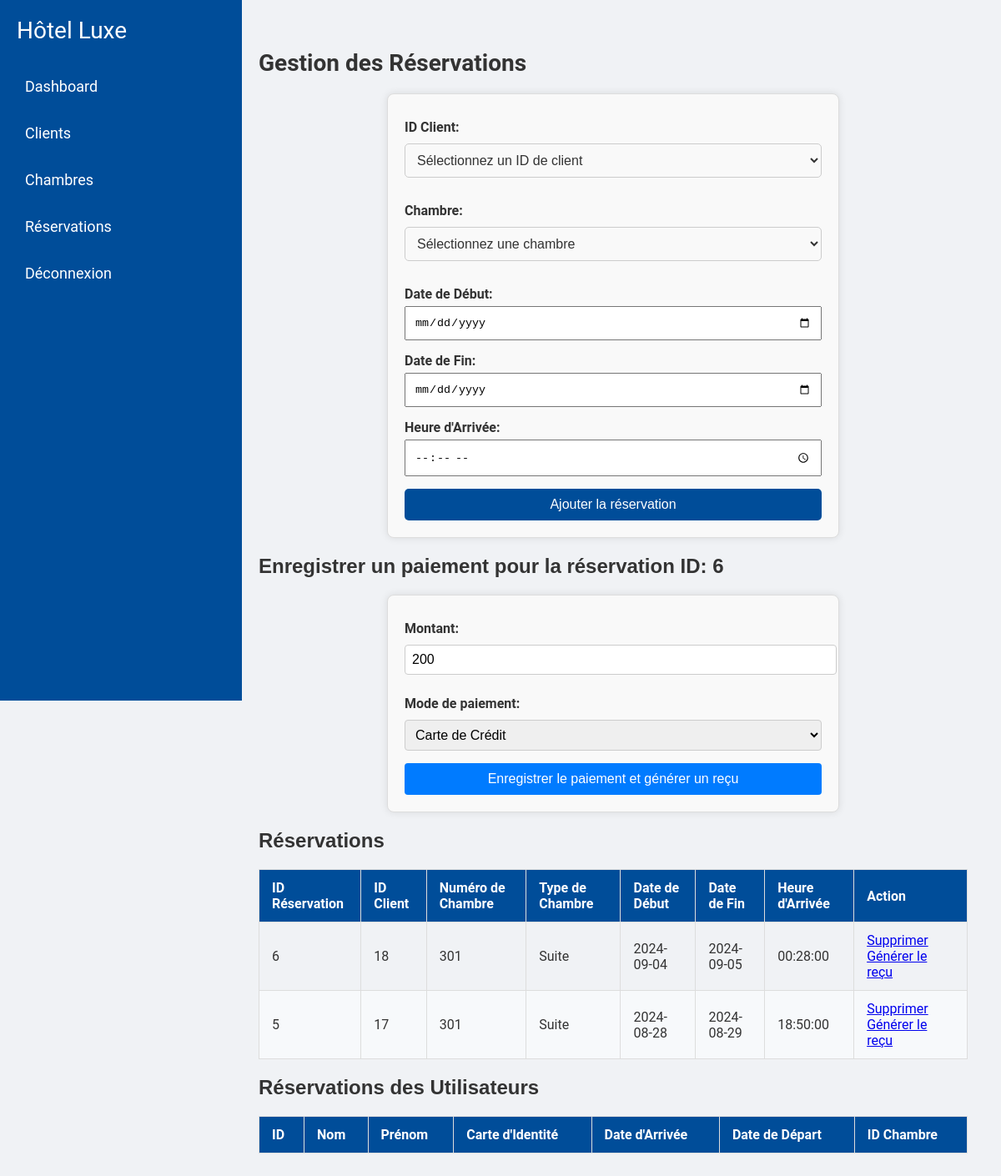
Page /admin_reservations.php?generate_receipt=6&client_id=18 (signed in) on the committed database.
### tables this page shows
CREATE TABLE IF NOT EXISTS `reservations` (
  `id` int NOT NULL AUTO_INCREMENT,
  `id_utilisateur` int NOT NULL,
  `id_chambre` int NOT NULL,
  `date_debut` date NOT NULL,
  `date_fin` date NOT NULL,
  `statut` enum('confirmée','annulée') DEFAULT 'confirmée',
  `client_id` int NOT NULL,
  `heure_arrivee` time DEFAULT NULL,
  `created_at` timestamp NULL DEFAULT CURRENT_TIMESTAMP,
  `updated_at` timestamp NULL DEFAULT CURRENT_TIMESTAMP ON UPDATE CURRENT_TIMESTAMP,
  PRIMARY KEY (`id`),
  KEY `client_id` (`client_id`),
  KEY `id_chambre` (`id_chambre`),
  KEY `date_debut` (`date_debut`),
  KEY `date_fin` (`date_fin`)
);

CREATE TABLE IF NOT EXISTS `chambres` (
  `id` int NOT NULL AUTO_INCREMENT,
  `numero_chambre` varchar(50) NOT NULL,
  `type_chambre` varchar(50) NOT NULL,
  `prix` decimal(10,2) NOT NULL,
  `statut` enum('Libre','Occupé','En maintenance') DEFAULT 'Libre',
  `date_heure_occupation` datetime DEFAULT NULL,
  `image_url` varchar(255) DEFAULT NULL,
  `description` text,
  PRIMARY KEY (`id`)
);

CREATE TABLE IF NOT EXISTS `clients` (
  `id` int NOT NULL AUTO_INCREMENT,
  `nom` varchar(100) NOT NULL,
  `prenom` varchar(100) NOT NULL,
  `num_carte` varchar(20) DEFAULT NULL,
  `telephone` varchar(20) NOT NULL,
  `adresse` text NOT NULL,
  `date_creation` timestamp NULL DEFAULT CURRENT_TIMESTAMP,
  PRIMARY KEY (`id`)
);

### admin_reservations.php (the view, shortened to what this page needs)
<?php
include_once("db.php");
$query = "
    SELECT reservations.id AS reservation_id, reservations.heure_arrivee, clients.id AS client_id, chambres.numero_chambre, chambres.type_chambre, reservations.date_debut, reservations.date_fin
    FROM reservations
    INNER JOIN clients ON reservations.client_id = clients.id
    INNER JOIN chambres ON reservations.id_chambre = chambres.id
";
$req = $con->query($query);
?>
<!DOCTYPE html>
<html lang="fr">
<head>
    <link rel="stylesheet" href="https://cdnjs.cloudflare.com/ajax/libs/font-awesome/6.0.0-beta3/css/all.min.css">
</head>
<body>
    <div class="navbar">
        <a href="admin_dashboard.php" class="logo">Hôtel Luxe</a>
        <nav>
            <ul>
                <li><a href="admin_dashboard.php">Dashboard</a></li>
                <li><a href="admin_clients.php">Clients</a></li>
                <li><a href="admin_chambres.php">Chambres</a></li>
                <li><a href="admin_reservations.php">Réservations</a></li>
                <li><a href="logout.php">Déconnexion</a></li>
            </ul>
        </nav>
    </div>
    <div class="main-content">
        <h1>Gestion des Réservations</h1>
        <form method="POST" action="">
            <div class="form-group">
                <label for="client_id">ID Client:</label>
                <select id="client_id" name="client_id" required>
                    <option value="">Sélectionnez un ID de client</option>
                </select>
            </div>
            <div class="form-group">
                <label for="chambre_id">Chambre:</label>
                <select id="chambre_id" name="chambre_id" required>
                    <option value="">Sélectionnez une chambre</option>
                </select>
            </div>
            <div class="form-group">
                <label for="date_debut">Date de Début:</label>
                <input type="date" id="date_debut" name="date_debut" required>
            </div>
            <div class="form-group">
                <label for="date_fin">Date de Fin:</label>
                <input type="date" id="date_fin" name="date_fin" required>
            </div>
            <div class="form-group">
                <label for="heure_arrivee">Heure d'Arrivée:</label>
                <input type="time" id="heure_arrivee" name="heure_arrivee" required>
            </div>
            <button type="submit" name="submit" class="btn-primary">Ajouter la réservation</button>
        </form>
        <?php
        if (isset($_GET['generate_receipt'])) {
            $reservation_id = $_GET['generate_receipt'];
            $query = "SELECT reservations.date_debut, reservations.date_fin, chambres.prix
                      FROM reservations
                      INNER JOIN chambres ON reservations.id_chambre = chambres.id
                      WHERE reservations.id = ?";
            $stmt = $con->prepare($query);
            $stmt->bind_param("i", $reservation_id);
            $stmt->execute();
            $result = $stmt->get_result();
            $reservation = $result->fetch_assoc();
            if ($reservation) {
                $date_debut = new DateTime($reservation['date_debut']);
                $date_fin = new DateTime($reservation['date_fin']);
                $interval = $date_debut->diff($date_fin);
                $nombre_jours = $interval->days;
                $prix_chambre = $reservation['prix'];
                $montant = $nombre_jours * $prix_chambre;
            }
        ?>
        <h2>Enregistrer un paiement pour la réservation ID: <?php echo $reservation_id; ?></h2>
        <form action="enregistrer_paiement.php" method="POST">
            <label for="montant">Montant:</label>
            <input type="number" id="montant" name="montant" step="0.01" value="<?php echo $montant; ?>" required>
            <label for="mode_paiement">Mode de paiement:</label>
            <select id="mode_paiement" name="mode_paiement" required>
                <option value="carte_credit">Carte de Crédit</option>
            </select>
            <button type="submit">Enregistrer le paiement et générer un reçu</button>
        </form>
        <?php } ?>
        <h2>Réservations</h2>
        <table>
            <thead>
                <tr>
                    <th>ID Réservation</th>
                    <th>ID Client</th>
                    <th>Numéro de Chambre</th>
                    <th>Type de Chambre</th>
                    <th>Date de Début</th>
                    <th>Date de Fin</th>
                    <th>Heure d'Arrivée</th>
                    <th>Action</th>
                </tr>
            </thead>
            <tbody>
                <?php while ($row = $req->fetch_assoc()) : ?>
                <tr>
                    <td><?php echo $row['reservation_id']; ?></td>
                    <td><?php echo $row['client_id']; ?></td>
                    <td><?php echo $row['numero_chambre']; ?></td>
                    <td><?php echo $row['type_chambre']; ?></td>
                    <td><?php echo $row['date_debut']; ?></td>
                    <td><?php echo $row['date_fin']; ?></td>
                    <td><?php echo $row['heure_arrivee']; ?></td>
                    <td>
                        <a href="?delete=<?php echo $row['reservation_id']; ?>" class="btn-delete">Supprimer</a>
                        <a href="?generate_receipt=<?php echo $row['reservation_id']; ?>&client_id=<?php echo $row['client_id']; ?>" class="btn-receipt">Générer le reçu</a>
                    </td>
                </tr>
                <?php endwhile; ?>
            </tbody>
        </table>
        <h2>Réservations des Utilisateurs</h2>
        <table>
            <thead>
                <tr>
                    <th>ID</th>
                    <th>Nom</th>
                    <th>Prénom</th>
                    <th>Carte d'Identité</th>
                    <th>Date d'Arrivée</th>
                    <th>Date de Départ</th>
                    <th>ID Chambre</th>
                </tr>
            </thead>
        </table>
    </div>
</body>
</html>

### admin_reservations.php (style rules this page uses)
body { font-family: 'Roboto', sans-serif; margin: 0; padding: 0; background-color: #f0f2f5; color: #333; }
.navbar { width: 250px; background-color: #004d99; color: #fff; height: 100vh; display: flex; flex-direction: column; padding: 20px; position: fixed; top: 0; left: 0; }
.navbar .logo { font-size: 28px; color: #fff; text-decoration: none; margin-bottom: 30px; }
.navbar nav ul { list-style: none; margin: 0; padding: 0; width: 100%; }
.navbar nav ul li { margin-bottom: 15px; }
.navbar nav ul li a { color: #fff; text-decoration: none; font-size: 18px; padding: 10px; display: block; transition: background-color 0.3s; border-radius: 5px; }
.main-content { margin-left: 270px; padding: 40px; width: calc(100% - 270px); box-sizing: border-box; }
h1 { font-size: 28px; margin-bottom: 20px; }
table { width: 100%; border-collapse: collapse; margin-bottom: 20px; }
table th, table td { padding: 12px 15px; border: 1px solid #ddd; text-align: left; }
table th { background-color: #004d99; color: #fff; }
table tr:nth-child(even) { background-color: #f7f9fb; }
.btn-primary { display: inline-block; padding: 10px 20px; background-color: #004d99; color: #fff; text-decoration: none; border-radius: 5px; transition: background-color 0.3s; }
.form-group { margin-bottom: 15px; }
.form-group label { display: block; margin-bottom: 5px; font-weight: bold; }
.form-group input { width: 100%; padding: 10px; box-sizing: border-box; }
.form-group select { width: 100%; padding: 10px; font-size: 16px; color: #333; background-color: #f9f9f9; border: 1px solid #ccc; border-radius: 5px; box-sizing: border-box; transition: border-color 0.3s ease, box-shadow 0.3s ease; }
.form-group option { padding: 10px; font-size: 16px; color: #333; }
form { width: 100%; max-width: 500px; margin: 0 auto; padding: 20px; border: 1px solid #ddd; border-radius: 8px; box-shadow: 0 0 10px rgba(0, 0, 0, 0.1); background-color: #f9f9f9; }
h2 { font-family: Arial, sans-serif; color: #333; margin-bottom: 20px; }
label { display: block; font-weight: bold; margin: 10px 0 5px; color: #333; }
input[type="number"], select, textarea { width: 100%; padding: 8px; margin: 5px 0 15px; border: 1px solid #ccc; border-radius: 4px; font-size: 16px; }
button { width: 100%; padding: 10px; font-size: 16px; color: #fff; background-color: #007bff; border: none; border-radius: 4px; cursor: pointer; transition: background-color 0.3s ease; }

### rows in the picture
reservations: montant "200", id "6", client "18", id_chambre.numero_chambre "301", id_chambre.type_chambre "Suite", date_debut "2024-09-04", date_fin "2024-09-05", heure_arrivee "00:28:00"
reservations: id "5", client "17", id_chambre.numero_chambre "301", id_chambre.type_chambre "Suite", date_debut "2024-08-28", date_fin "2024-08-29", heure_arrivee "18:50:00"

### other values in the picture
$reservation_id "6"
